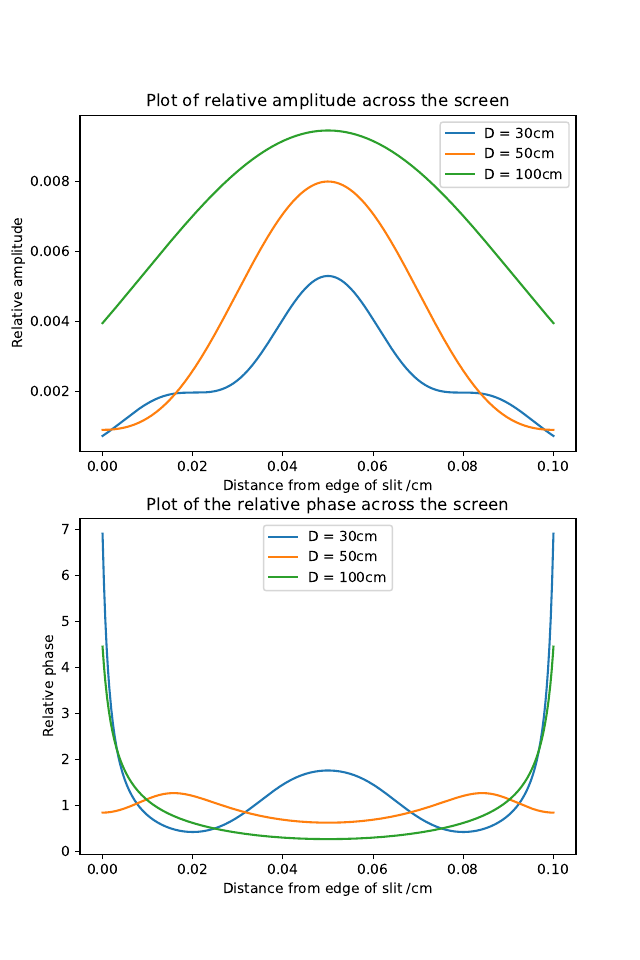

Python code for this plot:
import numpy as np
import matplotlib.pyplot as plt
from scipy import integrate

wavelength = 1*10**-2
slit_width = 10*10**-2


def function_c(x, distance):
    return np.cos((np.pi*x**2)/(wavelength*distance))

def function_s(x, distance):
    return np.sin((np.pi*x**2)/(wavelength*distance))


def evaluate_pattern(distance):
    x1_array = np.linspace(0, -slit_width, 1000) # distance from right edge
    x2_array = np.linspace(slit_width, 0, 1000) # distance from left edge
    c_list = []
    s_list = []
    for x1,x2 in zip(x1_array, x2_array):
        c, err = integrate.quad(function_c, x1 ,x2, args=(distance,))
        s, err = integrate.quad(function_s, x1 ,x2, args=(distance,))
        c_list.append(c)
        s_list.append(s)
    c_array = np.array(c_list)
    s_array = np.array(s_list)
    amplitude_array = (c_array**2+s_array**2)
    phase_array = np.tan(s_array/c_array)
    return amplitude_array, phase_array
    # plt.plot(x1_array, amplitude)
    # plt.show()
    # plot(c_list, s_list)

if __name__ == "__main__":
    distances = [30*10**-2, 50*10**-2, 100*10**-2]
    x1_array = np.linspace(0, -slit_width, 1000)
    fig = plt.figure(figsize= [6.4, 9.6])
    (ax1,ax2) = fig.subplots(2)
    for distance in distances:
        amplitude_array, phase_array = evaluate_pattern(distance)
        ax1.plot(-x1_array ,amplitude_array, label=f"D = {int(distance*10**2)}cm")
        ax2.plot(-x1_array, phase_array, label=f"D = {int(distance*10**2)}cm")

    ax1.legend()
    ax1.set_xlabel("Distance from edge of slit /cm")
    ax1.set_ylabel("Relative amplitude")
    ax1.set_title("Plot of relative amplitude across the screen")
    ax2.legend()
    ax2.set_xlabel("Distance from edge of slit /cm")
    ax2.set_ylabel("Relative phase")
    ax2.set_title("Plot of the relative phase across the screen")

    plt.savefig("supplementary_two.pdf")

